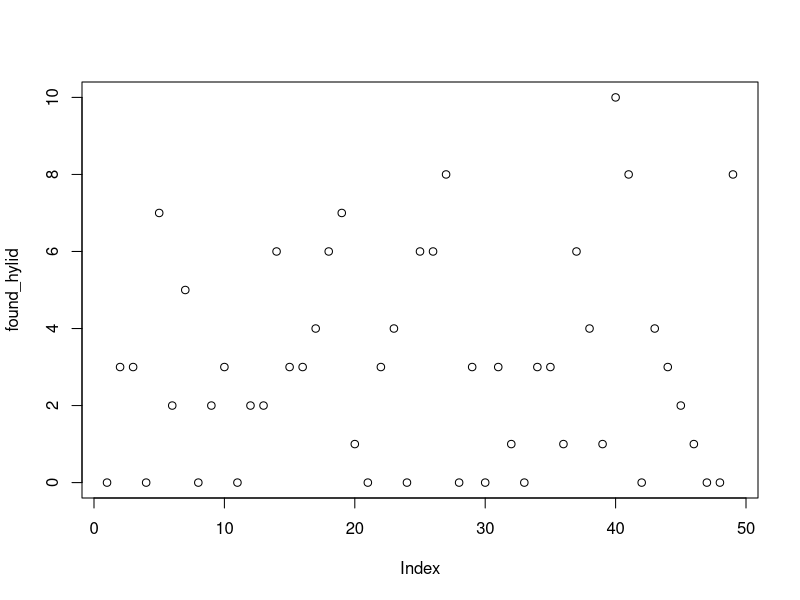
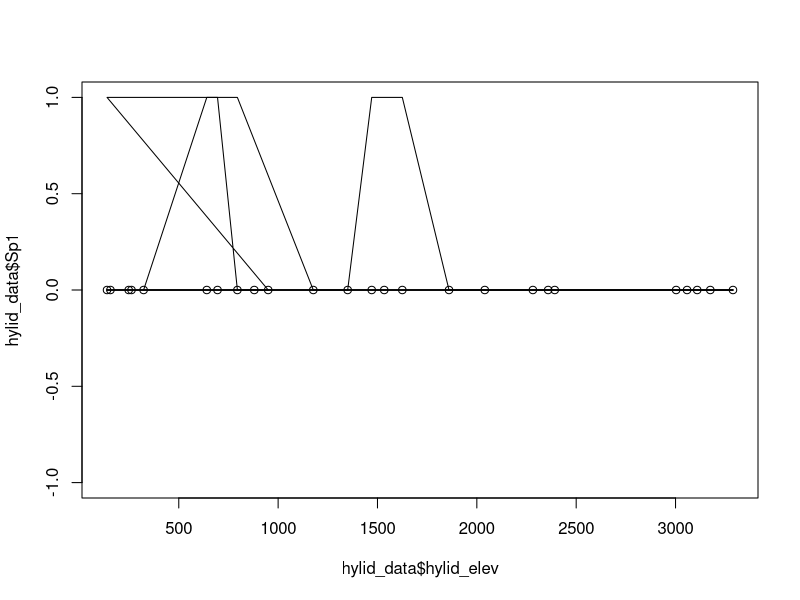

Recreate these plots in R, in order.
setwd("Null models/")
# read in data; check.
hum <- read.csv(file="Hummingbirds.csv")
hylid <- read.csv("Hylids.csv")

## removing 'Elev_' from the hummer data.
hum_elev <- as.numeric(gsub(pattern="Elev_", replacement="", fixed=T, hum$Elevation))
hum_data<- cbind(hum_elev, hum)
hum_data$Elevation<-NULL

## removing 'Elev_' from the hylid data.
hylid_elev <- as.numeric(gsub(pattern="Elev_", replacement="", fixed=T, hylid$Elevation))
hylid_data<- cbind(hylid_elev, hylid)
hylid_data$Elevation<-NULL
hylid_data

#######=================================================================================================

found_hylid <-colSums(hylid_data[,2:50]) ## num of times each spp (1:50) is found at diff elevations
  plot(found_hylid) ## hot mess

hylid_data
rle(hylid_data$Sp1)


## Plotting some stuff...
plot(hylid_data$hylid_elev, hylid_data$Sp1)
  lines(hylid_data$hylid_elev, hylid_data$Sp1)
  lines(hylid_data$hylid_elev, hylid_data$Sp2)
  lines(hylid_data$hylid_elev, hylid_data$Sp3)
  lines(hylid_data$hylid_elev, hylid_data$Sp4)
  lines(hylid_data$hylid_elev, hylid_data$Sp5)
